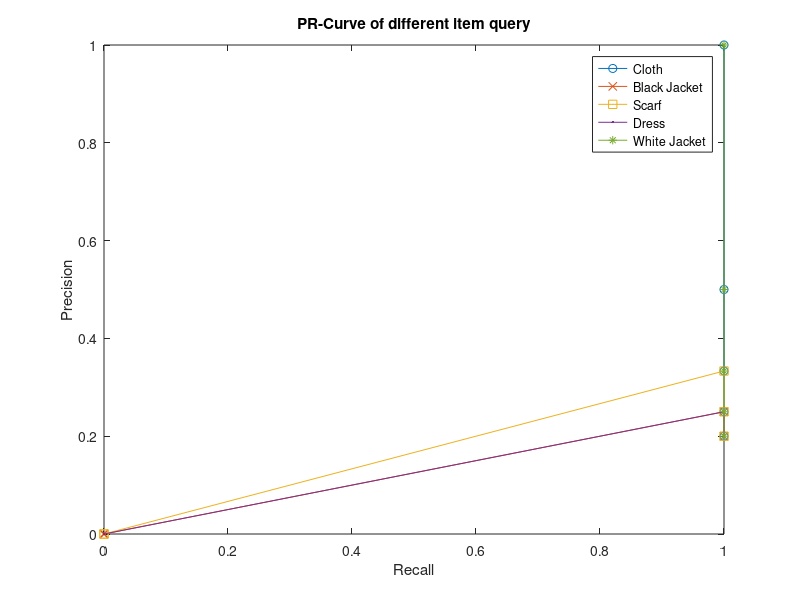

Source code (MATLAB):
function prcurve()
p1 = [1/1,1/2,1/3,1/4,1/5];
r1 = [1/1,1/1,1/1,1/1,1/1];

p2 = [0/1,0/2,0/3,1/4,1/5];
r2 = [0/1,0/1,0/1,1/1,1/1];

p3 = [0/1,0/2,1/3,1/4,1/5];
r3 = [0/1,0/1,1/1,1/1,1/1];

p4 = [0/1,0/2,0/3,1/4,1/5];
r4 = [0/1,0/1,0/1,1/1,1/1];

p5 = [1/1,1/2,1/3,1/4,1/5];
r5 = [1/1,1/1,1/1,1/1,1/1];

plot(r1,p1,'o-',r2,p2,'x-',r3,p3,'s-',r4,p4,'.-',r5,p5,'*-');
legend('Cloth','Black Jacket','Scarf','Dress','White Jacket');
title('PR-Curve of different item query');
xlabel('Recall');
ylabel('Precision');
saveas(gcf,'prcurve.png','png');